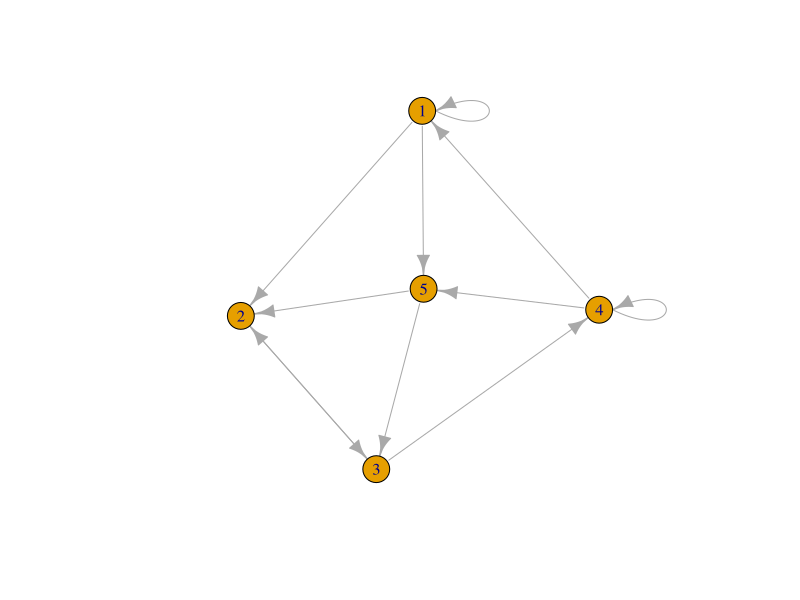

Reproduce this figure in R.

library(igraph)
myGraph <- graph(
  c(
    "1","1",  "1","2",  "1","5",
    "2","3",  
    "3","2",  "3","4",
    "4","4",  "4","5",  "4", "1",
    "5","2",  "5","3"
  ), directed = TRUE)
plot(myGraph)
sort(page.rank(myGraph)$vector, decreasing = T)
